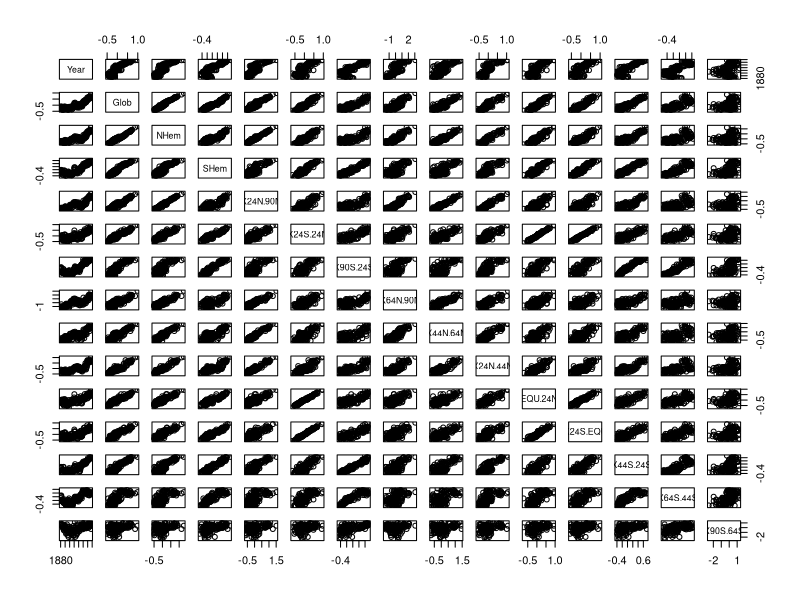

The R script that drew this image:
## ---- chunk 1
library(readr)
library(dplyr)
library(tidyr)
## ---- chunk 2
temp_data <- read.csv("ZonAnn.csv")

temp_data[!complete.cases(temp_data),]
temp_data<-na.omit(temp_data)

dim(temp_data)
names(temp_data)
head(temp_data)
summary(temp_data)
plot(temp_data)
